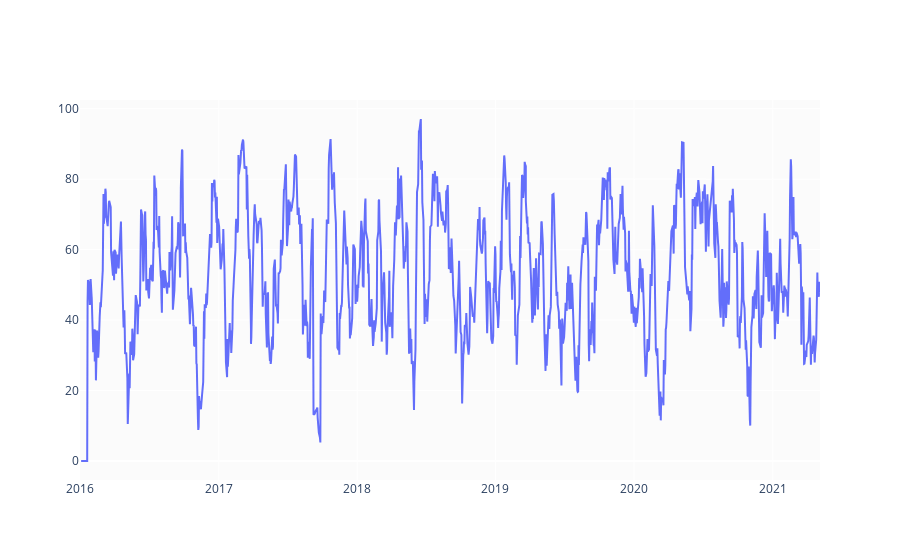

Here is the notebook cell this chart was saved with:
### Code cell
def relative_strength_idx(df, n=14):
    close = df['Close']
    delta = close.diff()
    delta = delta[1:]
    pricesUp = delta.copy()
    pricesDown = delta.copy()
    pricesUp[pricesUp < 0] = 0
    pricesDown[pricesDown > 0] = 0    
    rollUp = pricesUp.rolling(n).mean()
    rollDown = pricesDown.abs().rolling(n).mean()
    rs = rollUp / rollDown
    rsi = 100.0 - (100.0 / (1.0 + rs))
    return rsi

df['RSI'] = relative_strength_idx(df).fillna(0)

fig = go.Figure(go.Scatter(x=df.Date, y=df.RSI, name='RSI'))
fig.show()

### Figure 1 — Plotly figure (JSON) as saved in the notebook; plotly's stock layout.template omitted (floating-point values rounded to 4 significant figures; data arrays with more than 128 entries replaced by an {"elided": "..."} marker saying what was removed)
{"data": [{"name": "RSI", "type": "scatter", "x": {"elided": "1324 str values"}, "y": {"elided": "1324 float values"}}], "layout": {}}
